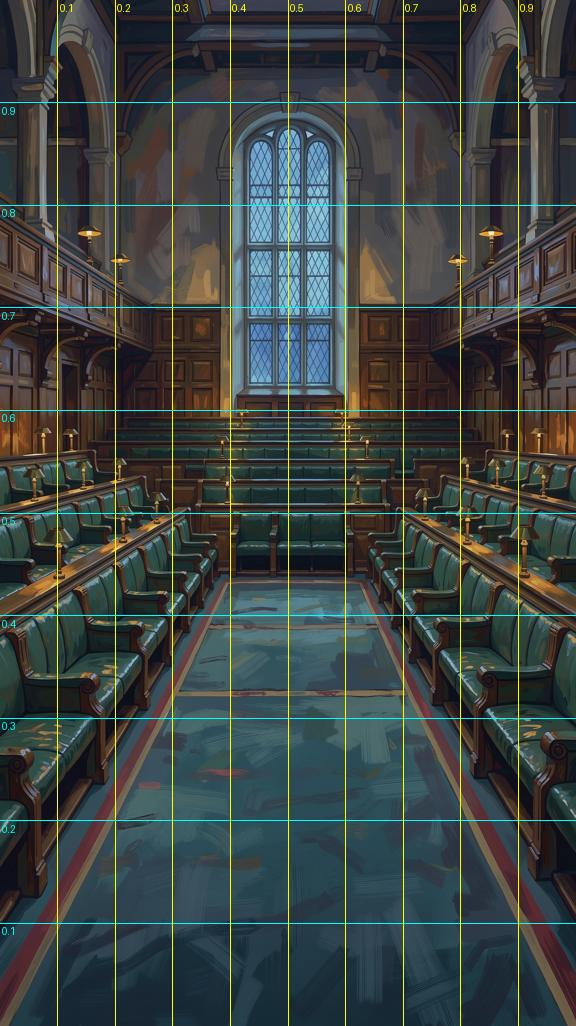
#> input picture austerity-explainer/working-files/session-scratch/101-bg-parliament-grid.jpg, 576 x 1026 px
$ python twin_test_look2.py 101-bg-parliament-grid.jpg 5 5 5 cmp43.jpg
#> lines starting #> are read from the running program, lines starting #| are printed output that depends on the picture; long printed decimals are rounded
# What this is: my own near-copy (twin) search for the look check, round 2. Not part of the project.
import sys, json
import numpy as np
from PIL import Image
W='/tmp/claude-0/-home-user-Music/02fc5154-76f5-5aac-a505-860164e7e921/scratchpad/proc-work/recipes/wood_from_displacement'
def lum(p):
#> called with p = '101-bg-parliament-grid.jpg'
    a=np.array(Image.open(p).convert('RGB')).astype(np.float64)
    return 0.299*a[...,0]+0.587*a[...,1]+0.114*a[...,2]
def search(I, pieces, ph, pw, seed=0, label=''):
    H,Wd=I.shape
    N=int(2**np.ceil(np.log2(max(H,Wd)+pw)))  # pad
    N=max(N,2560)
    Ic=I-I.mean()
    P=np.zeros((N,N)); P[:H,:Wd]=Ic
    FI=np.fft.rfft2(P)
    # local sums
    c1=np.cumsum(np.cumsum(Ic,0),1); c2=np.cumsum(np.cumsum(Ic**2,0),1)
    def box(c):
        c=np.pad(c,((1,0),(1,0)))
        return c[ph:,pw:]-c[:-ph,pw:]-c[ph:,:-pw]+c[:-ph,:-pw]
    S1=box(c1); S2=box(c2); n=ph*pw
    var=np.maximum(S2-S1**2/n,1e-6)
    den_img=np.sqrt(var)  # shape (H-ph+1, W-pw+1)
    res=[]
    for (y,x) in pieces:
        T=Ic[y:y+ph,x:x+pw]
        best=-1; bestinfo=None
        for o in range(4):
            Tt=[T,T[:,::-1],T[::-1,:],T[::-1,::-1]][o]
            Tz=Tt-Tt.mean()
            tn=np.sqrt((Tz**2).sum())
            if tn<1e-6: continue
            PT=np.zeros((N,N)); PT[:ph,:pw]=Tz
            corr=np.fft.irfft2(FI*np.conj(np.fft.rfft2(PT)),s=(N,N))
            c=corr[:H-ph+1,:Wd-pw+1]/(den_img*tn)
            # exclude the piece itself (overlap > 25%)
            yy0=max(0,int(y-0.75*ph)); yy1=min(c.shape[0],int(y+0.75*ph)+1)
            xx0=max(0,int(x-0.75*pw)); xx1=min(c.shape[1],int(x+0.75*pw)+1)
            c=c.copy(); c[yy0:yy1,xx0:xx1]=-1
            k=np.argmax(c); by,bx=divmod(k,c.shape[1])
            if c[by,bx]>best: best=float(c[by,bx]); bestinfo=(int(by),int(bx),o)
        res.append(dict(y=int(y),x=int(x),ncc=best,match=bestinfo))
    return res
if __name__=='__main__':
    which=sys.argv[1]; ph=int(sys.argv[2]); pw=int(sys.argv[3]); npieces=int(sys.argv[4]); out=sys.argv[5]
    I=lum(which)
    rng=np.random.default_rng(12345)
    H,Wd=I.shape
#> H = 1026; Wd = 576
    pieces=[(int(rng.integers(0,H-ph)),int(rng.integers(0,Wd-pw))) for _ in range(npieces)]
    r=search(I,pieces,ph,pw)
#> in search, `P[:H, :Wd] = Ic`:
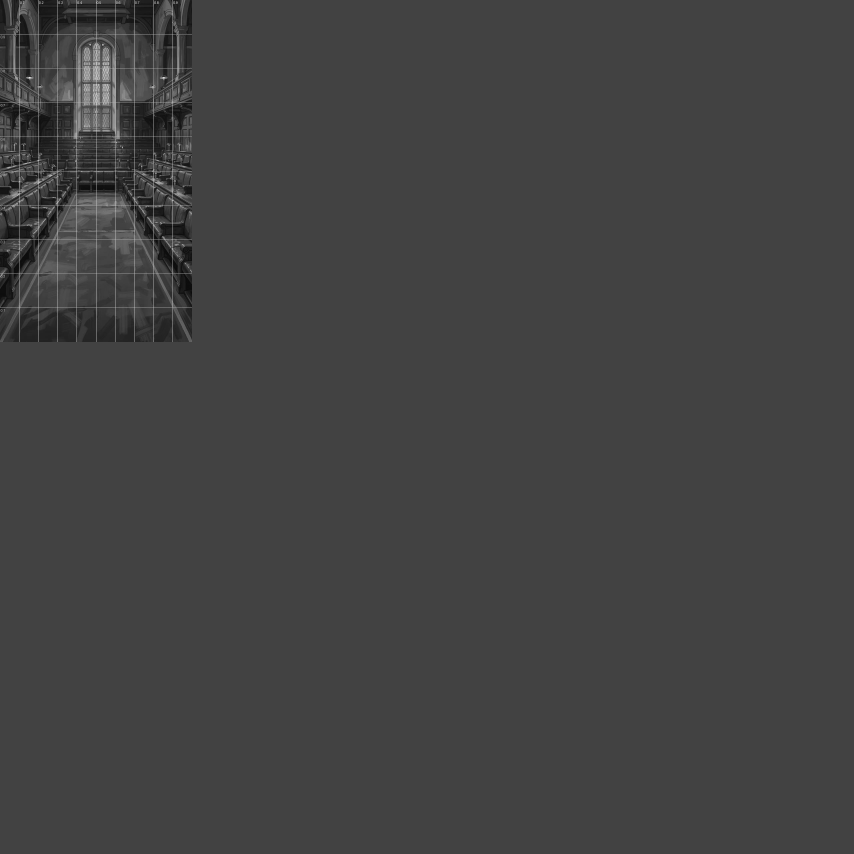
#> P: shape (2560, 2560) float64 (shown at 1/3 size); min -63.77, max 181.9, mean 0; drawn with min black and max white
#> in search, `c1 = np.cumsum(np.cumsum(Ic, 0), 1)`:
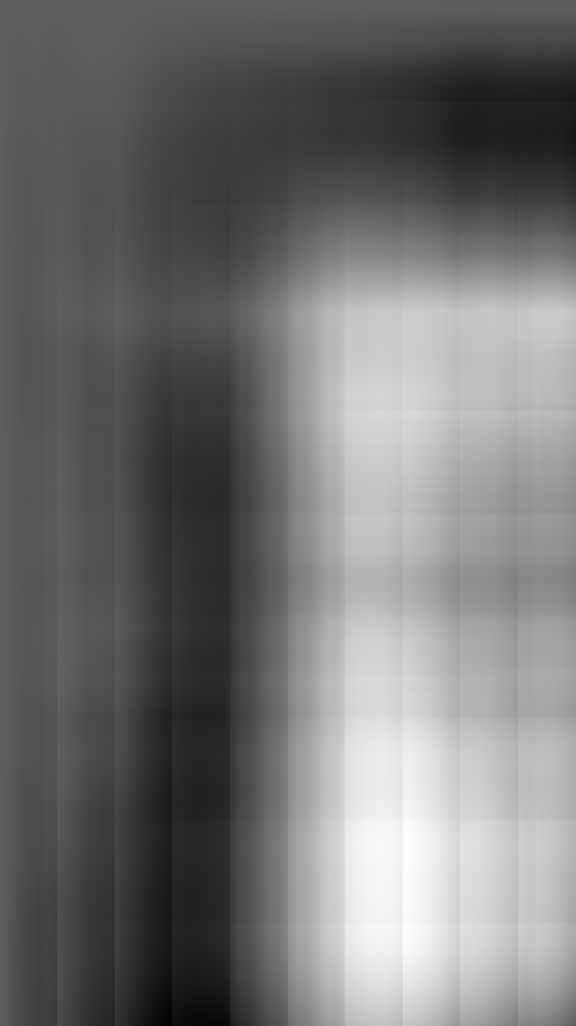
#> c1: shape (1026, 576) float64; min -1050570.2, max 1747666.6, mean 214307.2; drawn with min black and max white
#> in search, `c2 = np.cumsum(np.cumsum(Ic ** 2, 0), 1)`:
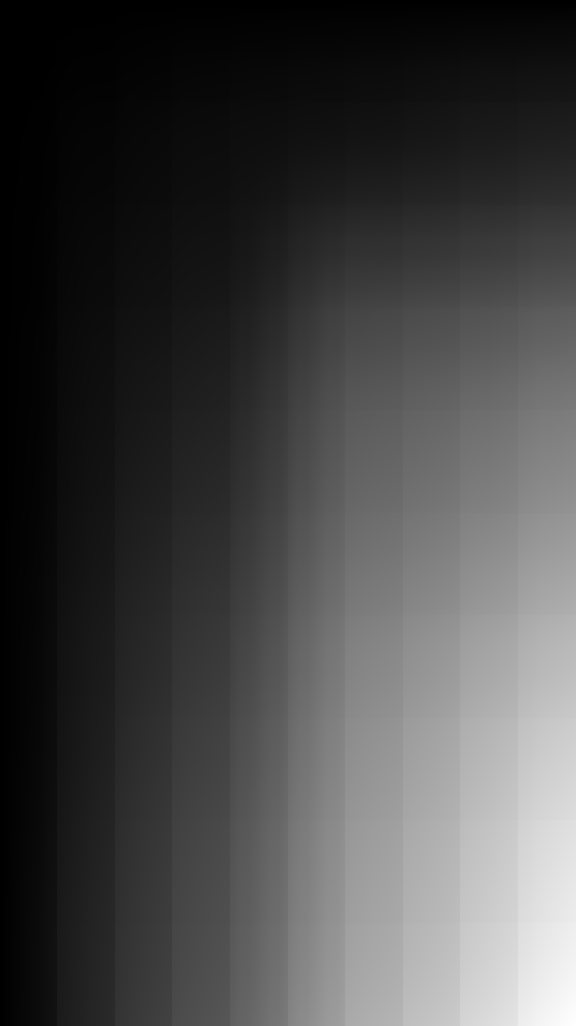
#> c2: shape (1026, 576) float64; min 1696.9, max 779537736.3, mean 215891308.4; drawn with min black and max white
#> in box, `return c[ph:,pw:]-c[:-ph,pw:]-c[ph:,:-pw]+c[:-ph,:-pw]`:
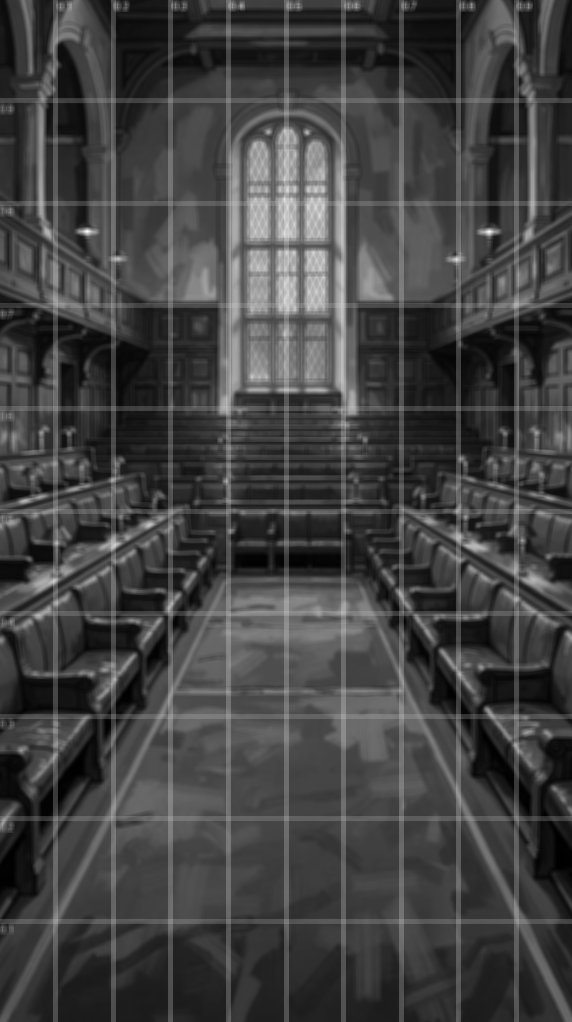
#> returned value: shape (1022, 572) float64; min -1295.4, max 3653.8, mean 3.5; drawn with min black and max white
#> in search, `var=np.maximum(S2-S1**2/n,1e-6)`:
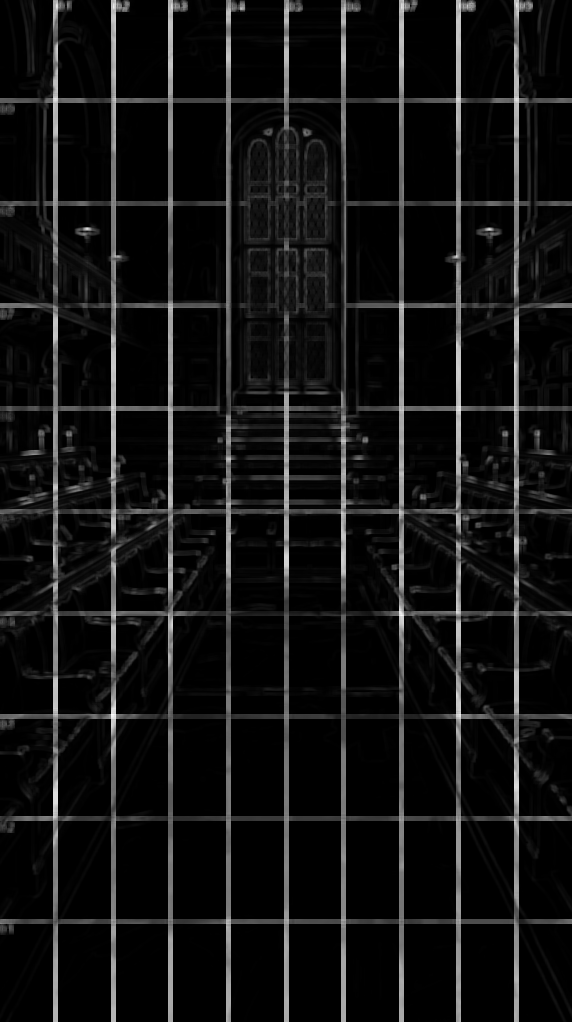
#> var: shape (1022, 572) float64; min 1e-06, max 206468, mean 15036.1; drawn with min black and max white
#> in search, `den_img=np.sqrt(var)`:
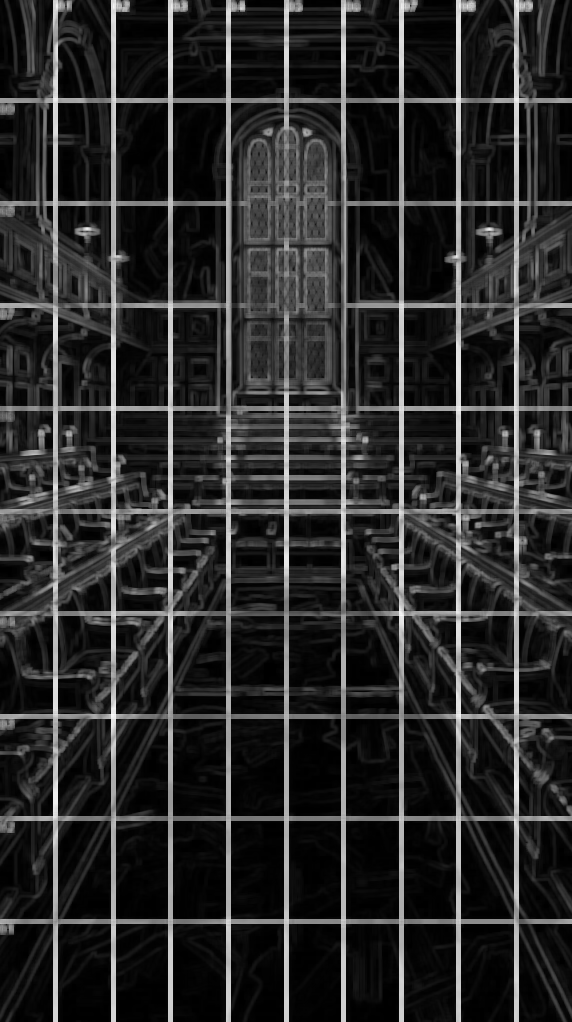
#> den_img: shape (1022, 572) float64; min 0.001, max 454.4, mean 75.5; drawn with min black and max white
#> after the loop in search, `for (y,x) in pieces:`:
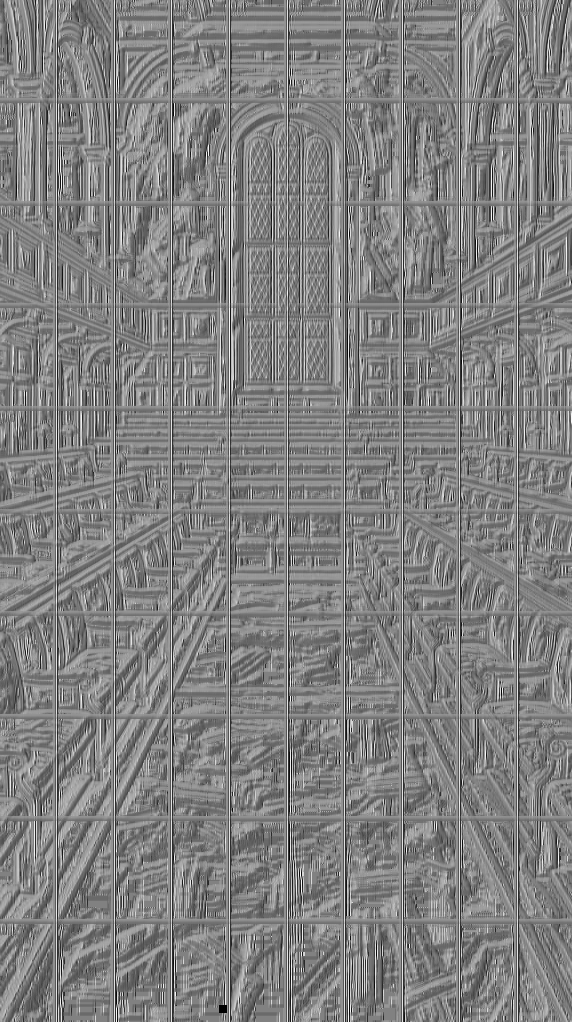
#> c: shape (1022, 572) float64; min -1, max 0.968, mean -0.00275; drawn with min black and max white
#> after the loop in search, `for (y,x) in pieces:`: res = 5 items
#> r = 5 items
    v=np.array([q['ncc'] for q in r])
#> v = [0.967, 0.948, 0.995, 0.896, 0.979]
    summ=dict(file=which,ph=ph,pw=pw,n=npieces,mean=float(v.mean()),median=float(np.median(v)),p90=float(np.percentile(v,90)),max=float(v.max()),
              share_over_0_6=float((v>0.6).mean()),share_over_0_7=float((v>0.7).mean()),share_over_0_8=float((v>0.8).mean()))
#> summ = 11 items
    print(json.dumps(summ))
#| {"file": "101-bg-parliament-grid.jpg", "ph": 5, "pw": 5, "n": 5, "mean": 0.9568, "median": 0.9668, "p90": 0.9883, "max": 0.9947, "share_over_0_6": 1.0, "share_over_0_7": 1.0, "share_over_0_8": 1.0}
    json.dump(dict(summary=summ,pieces=r),open(out,'w'))

$ run again, on austerity-explainer/working-files/session-scratch/p1crop.jpg
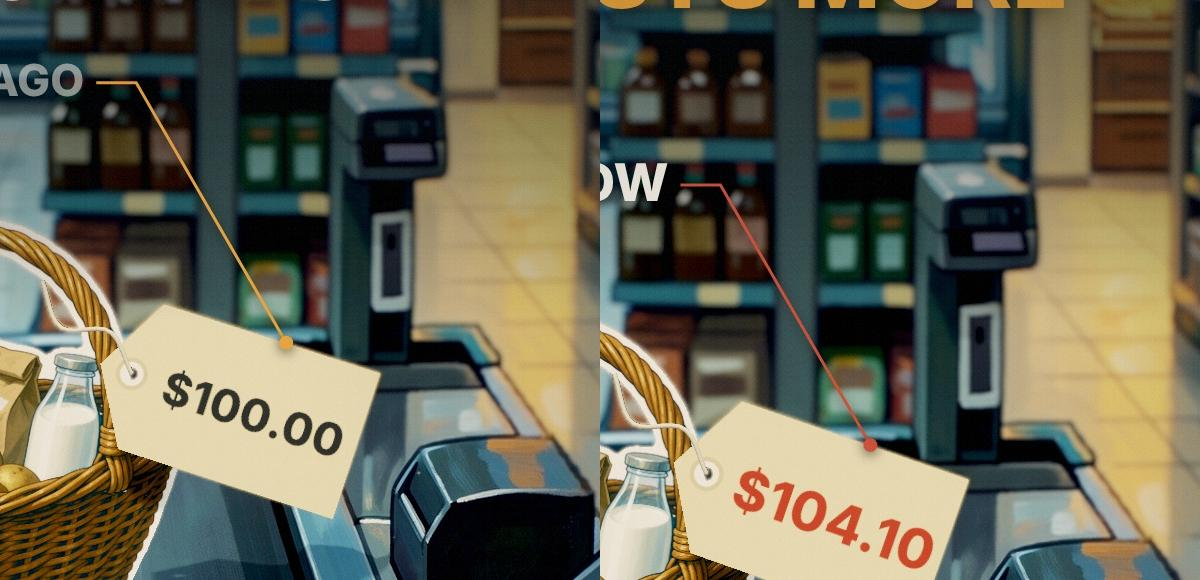
#> input picture austerity-explainer/working-files/session-scratch/p1crop.jpg, 1200 x 580 px
#> in search, `den_img=np.sqrt(var)`:
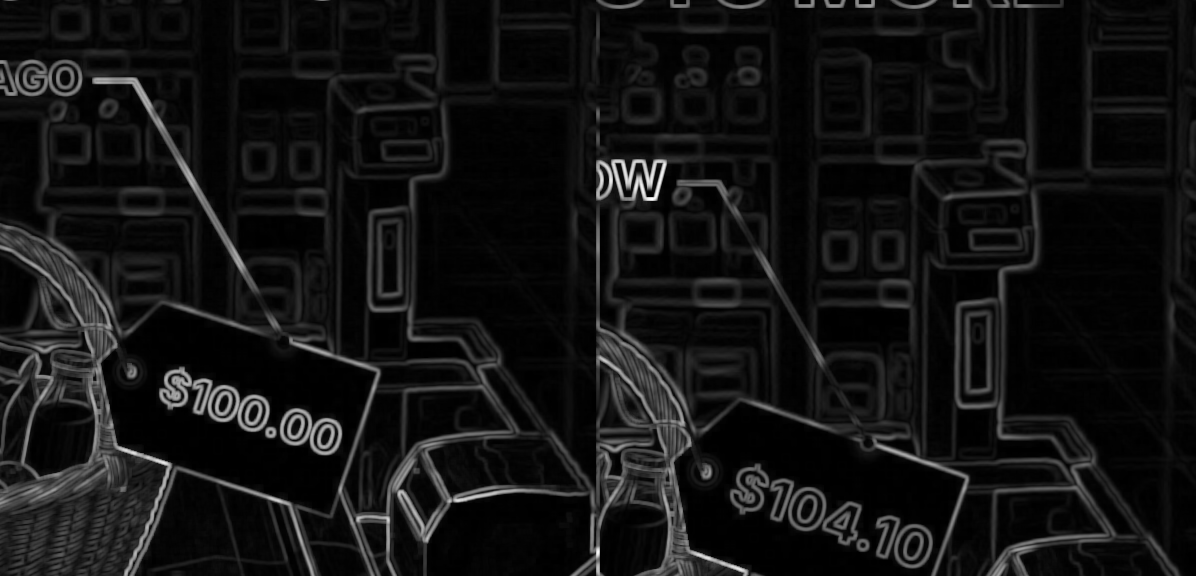
#> den_img: shape (576, 1196) float64; min 0.001, max 537.4, mean 40.8; drawn with min black and max white
#> after the loop in search, `for (y,x) in pieces:`:
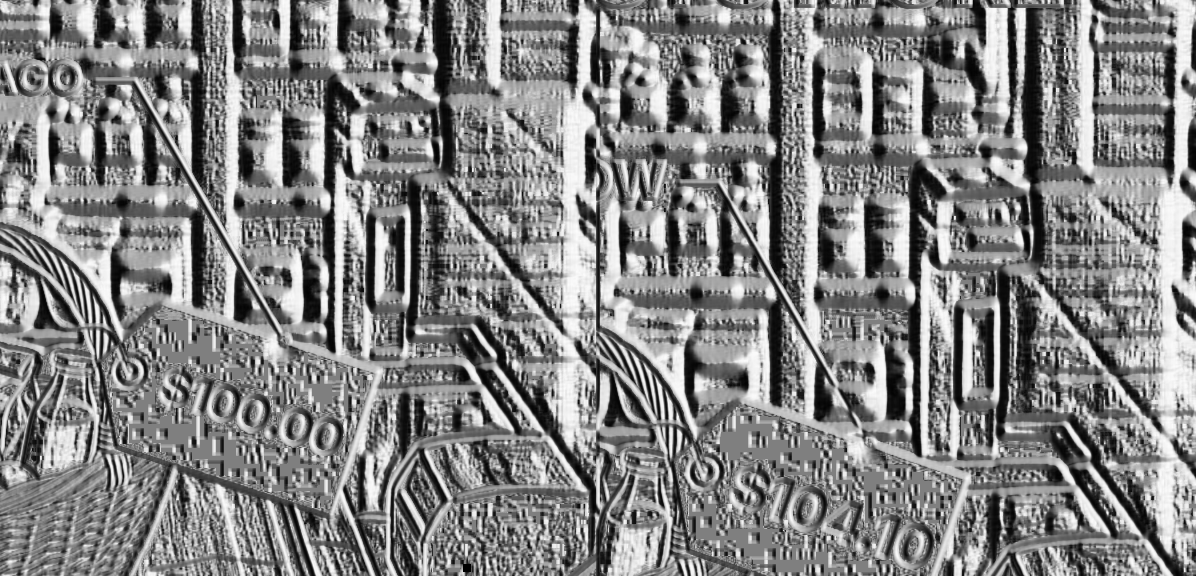
#> c: shape (576, 1196) float64; min -1, max 0.998, mean 0.0335; drawn with min black and max white
#> after the loop in search, `for (y,x) in pieces:`: res = 5 items
#> v = [0.988, 0.956, 0.909, 0.994, 1]
#> summ = 11 items
#| {"file": "p1crop.jpg", "ph": 5, "pw": 5, "n": 5, "mean": 0.9694, "median": 0.9878, "p90": 0.9977, "max": 0.9999, "share_over_0_6": 1.0, "share_over_0_7": 1.0, "share_over_0_8": 1.0}
